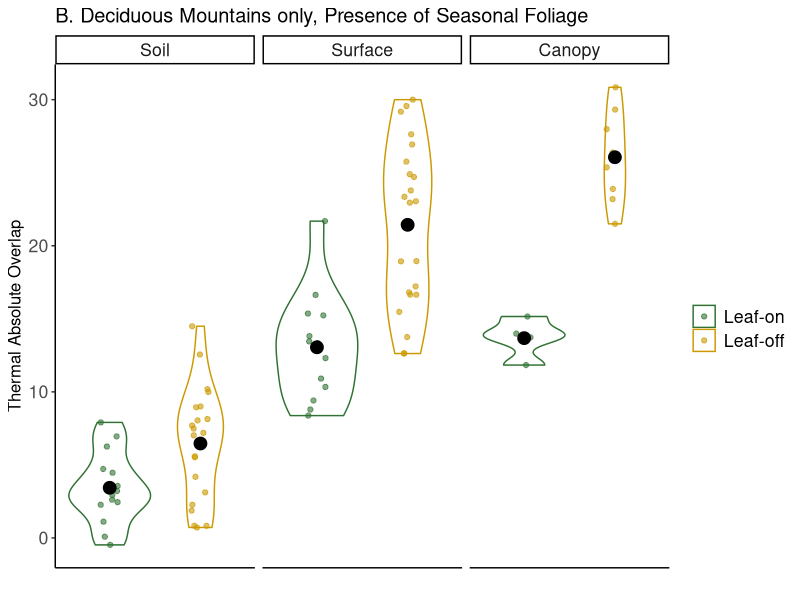
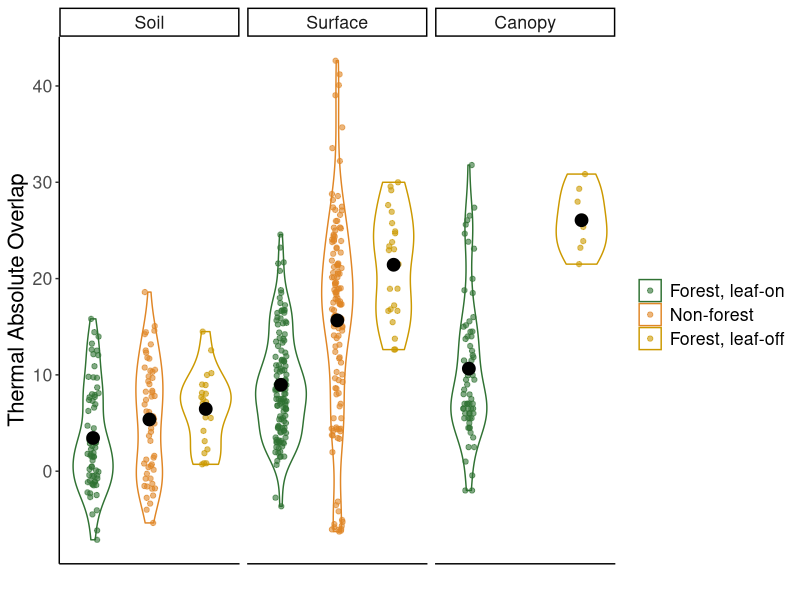
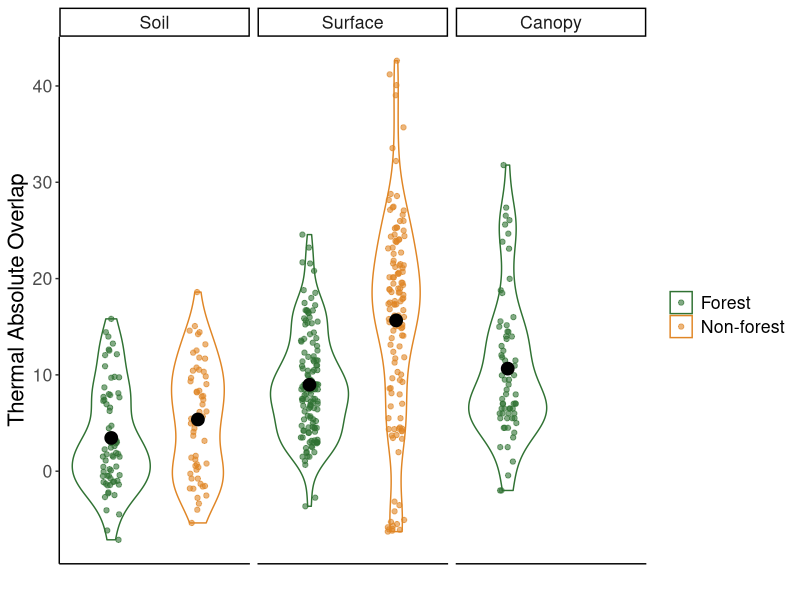
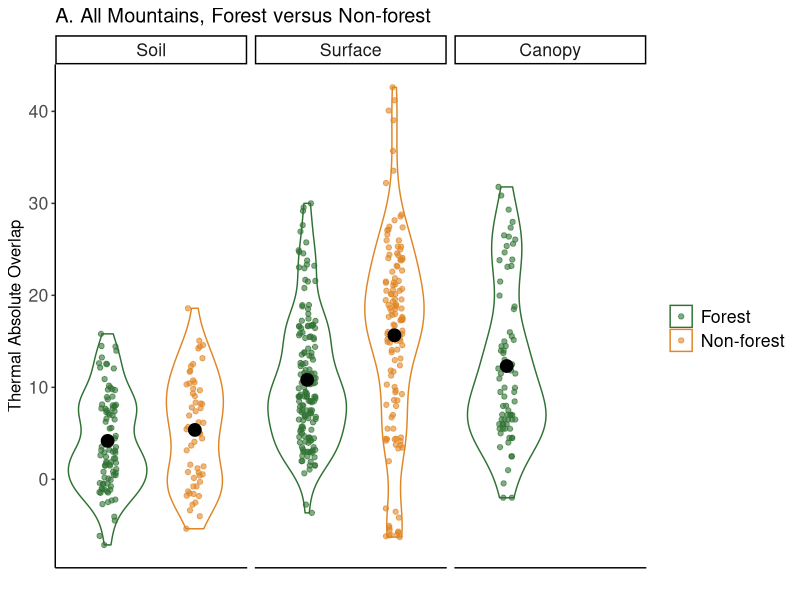

Here is the R script that generated these plots, in order: (Note: this script raises an error after producing the figures.)
## David Klinges
## This script plots the difference in overlap between forests and Non-forests


## 1. Workspace prep ##########

library(tidyverse)

mountains <- read_csv("data/03_compiled/mountains_overlap_monthly_avg.csv")

## 2. Data curation ###############

micro_factors <- c("Soil", "Surface", "Canopy")
foliage_factors <- c("Leaf-on", "Leaf-off")
forest_foliage_factors <- c("Forest, leaf-on", "Non-forest", "Forest, leaf-off")

mountains <- mountains %>% 
  mutate(is_forest = as.factor(ifelse(macro %in% c("alpine meadow", "hot desert", "scrub shrub", "developed",
                                                   "meadow near forest"), "Non-forest",
                                      "Forest"))) %>% 
  mutate(micro = dplyr::recode(micro, "soil" = "Soil", "surface" = "Surface",
                             "canopy" = "Canopy")) %>% 
  mutate(micro = factor(micro, levels = micro_factors)) %>% 
  mutate(forest_foliage = paste(is_forest, foliage, sep = "_")) %>% 
  mutate(forest_foliage = dplyr::recode(forest_foliage, "Forest_leaf-on" = "Forest, leaf-on",
                                        "Forest_leaf-off" = "Forest, leaf-off",
                                        "Non-forest_leaf-off" = "Non-forest")) %>% 
  mutate(forest_foliage = factor(forest_foliage, levels = forest_foliage_factors)) %>% 
  mutate(foliage = dplyr::recode(foliage, "leaf-on" = "Leaf-on", "leaf-off" = "Leaf-off")) %>% 
  mutate(foliage = factor(foliage, levels = foliage_factors))

## Find summary stats
mountains_forestMicro_avg <- mountains %>% 
  group_by(is_forest,  micro) %>% 
  summarize_at(vars(TAD, TAD_elevCorr, kde, kde_elevCorr, janzenDscore, janzenDscore_elevCorr), 
               mean, na.rm = TRUE) 

mountains_forestFoliageMicro_avg <- mountains %>% 
  group_by(is_forest, foliage, forest_foliage, micro) %>% 
  summarize_at(vars(TAD, TAD_elevCorr, kde, kde_elevCorr, janzenDscore, janzenDscore_elevCorr), 
               mean, na.rm = TRUE) 

## For decid only
decid_mountains_forestMicro_avg <- mountains %>% 
  filter(macro == "deciduous") %>% 
  group_by(is_forest, foliage, forest_foliage, micro) %>% 
  summarize_at(vars(TAD, TAD_elevCorr, kde, kde_elevCorr, janzenDscore, janzenDscore_elevCorr), 
               mean, na.rm = TRUE) 

mountains_forest_avg <- mountains %>% 
  group_by(is_forest, forest_foliage) %>% 
  summarize_at(vars(TAD, TAD_elevCorr, kde, kde_elevCorr, janzenDscore, janzenDscore_elevCorr), 
               mean, na.rm = TRUE) 

mountains_means <- mountains %>% 
  group_by(micro, is_forest, forest_foliage) %>% 
  summarize(TAD_mean = mean(TAD, na.rm = TRUE)) %>% 
  mutate(label = ifelse(micro == "Soil" & is_forest == "Forest", "A",
                      ifelse(micro == "Surface" & is_forest == "Forest", "B",
                             ifelse(micro == "Canopy" & is_forest == "Forest", "B",
                                    ifelse(micro == "Soil" & is_forest == "Non-forest", "D",
                                           ifelse(micro == "Surface" & is_forest == "Non-forest", "C", NA))))))

## 3. Plot ##############


## ....A. By forest vs non-forest #############

forest_violins <- ggplot(mountains, aes(is_forest, TAD, group = is_forest)) +
  # geom_boxplot(aes(color = is_forest)) +
  geom_violin(aes(color = is_forest)) +
  geom_jitter(aes(color = is_forest), width = .1, alpha = 0.6) +
  geom_point(data = mountains_forestMicro_avg, aes(is_forest, TAD), 
             size = 4, color = "black") +
  # geom_text(data = filter(mountains_means, is_forest == "Forest"), 
  #           aes(x = micro, group = is_forest, y = TAD_mean + .55, label=label), size = 6) +

  scale_color_manual(values = c("Non-forest" = "#e08626",
                                "Forest" = "#307233")) +
  labs(color = "",
       y = "Thermal Absolute Overlap",
       x = "") +
  theme_classic() +
  theme(axis.text.x = element_blank(),
        text=element_text(size= 16),
        axis.ticks.x = element_blank()) +
  facet_wrap(~micro)

## ....B. By forest (leaf on only) vs non-forest #############

plot_data <- mountains %>% 
  filter(is_forest == "Non-forest" | forest_foliage == "Forest, leaf-on")

plot_avg <- mountains_forestFoliageMicro_avg %>% 
  filter(is_forest == "Non-forest" | forest_foliage == "Forest, leaf-on")

forest_leafon_violins <- ggplot(plot_data, aes(is_forest, TAD, group = is_forest)) +
  # geom_boxplot(aes(color = is_forest)) +
  geom_violin(aes(color = is_forest)) +
  geom_jitter(aes(color = is_forest), width = .1, alpha = 0.6) +
  geom_point(data = plot_avg, aes(is_forest, TAD), 
             size = 4, color = "black") +
  # geom_text(data = filter(mountains_means, is_forest == "Forest"), 
  #           aes(x = micro, group = is_forest, y = TAD_mean + .55, label=label), size = 6) +
  
  scale_color_manual(values = c("Non-forest" = "#e08626",
                                "Forest" = "#307233")) +
  labs(color = "",
       y = "Thermal Absolute Overlap",
       x = "") +
  theme_classic() +
  theme(axis.text.x = element_blank(),
        text=element_text(size= 16),
        axis.ticks.x = element_blank()) +
  facet_wrap(~micro)

## ....C. By forest and foliage #############

forest_foliage_violins <- ggplot(mountains, aes(forest_foliage, TAD, group = forest_foliage)) +
  # geom_boxplot(aes(color = is_forest)) +
  geom_violin(aes(color = forest_foliage)) +
  geom_jitter(aes(color = forest_foliage), width = .1, alpha = 0.6) +
  geom_point(data = mountains_forestFoliageMicro_avg, aes(forest_foliage, TAD), 
             size = 4, color = "black") +
  # geom_text(data = filter(mountains_means, is_forest == "Forest"), 
  #           aes(x = micro, group = is_forest, y = TAD_mean + .55, label=label), size = 6) +
  scale_color_manual(values = c("Forest, leaf-on" = "#307233",
                                "Non-forest" = "#e08626",
                                "Forest, leaf-off" = "#CC9900")) +
  labs(color = "",
       y = "Thermal Absolute Overlap",
       x = "") +
  theme_classic() +
  theme(axis.text.x = element_blank(),
        text=element_text(size= 16),
        axis.ticks.x = element_blank()) +
  facet_wrap(~micro)

## ....D. Deciduous only ##########

deciduous_violins <- ggplot(filter(mountains, macro == "deciduous"), 
                            aes(foliage, TAD, group = foliage)) +
  # geom_boxplot(aes(color = is_forest)) +
  geom_violin(aes(color = foliage)) +
  geom_jitter(aes(color = foliage), width = .1, alpha = 0.6) +
  geom_point(data = decid_mountains_forestMicro_avg, 
             aes(foliage, TAD), 
             size = 4, color = "black") +
  # geom_text(data = filter(mountains_means, is_forest == "Forest"), 
  #           aes(x = micro, group = is_forest, y = TAD_mean + .55, label=label), size = 6) +
  scale_color_manual(values = c("Leaf-on" = "#307233",
                                "Leaf-off" = "#CC9900")) +
  labs(color = "",
       y = "Thermal Absolute Overlap",
       x = "") +
  theme_classic() +
  theme(axis.text.x = element_blank(),
        text=element_text(size= 16),
        axis.ticks.x = element_blank()) +
  facet_wrap(~micro)

## 4. Arrange plots ##############

forest_violins <- forest_violins +
  labs(title = "A. All Mountains, Forest versus Non-forest") +
  theme(title = element_text(size = 12))

deciduous_violins <- deciduous_violins +
  labs(title = "B. Deciduous Mountains only, Presence of Seasonal Foliage") +
  theme(title = element_text(size = 12))

multipanel <- grid.arrange(forest_violins, deciduous_violins, nrow = 2)

## 5. Write out plots #############

# ggsave(plot = forest_violins, filename = "figures/supplementary/forest_violins.png")
# ggsave(plot = forest_leafon_violins, filename = "figures/supplementary/forest_leafon_violins.png")
# ggsave(plot = forest_foliage_violins, filename = "figures/supplementary/forest_foliage_violins.png")
# ggsave(plot = deciduous_violins, filename = "figures/supplementary/deciduous_violins.png")
ggsave(plot = multipanel, filename = "figures/supplementary/multipanel.png",
       height = 11, width = 8)
